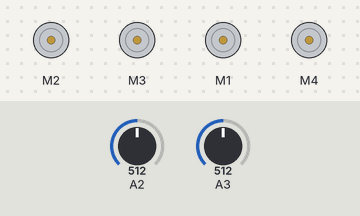
This program was run on a simulated Arduino Uno, built with avr-gcc and run on an emulated ATmega328P. Parts: 4 × DC motor (green arrow = forward, orange = backward, longer = faster). The inputs (shaded band) are chosen by the test bench; at power-on: A2 = 512, A3 = 512.

Above: at 1.2 s.
1.3 s: A2 set to 716
At 1.8 s:
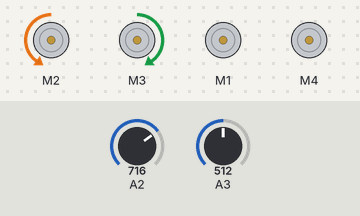
2.8 s: A3 set to 716
At 4.0 s:
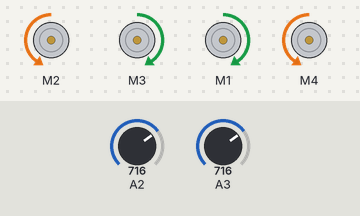
4.3 s: A2 set to 900
At 5.3 s:
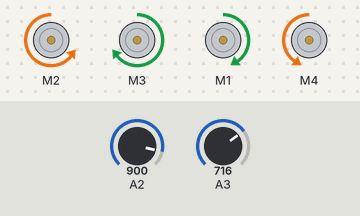
5.8 s: A3 set to 900
At 6.4 s:
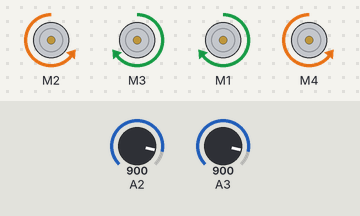
7.3 s: A2 set to 1023
At 7.6 s:
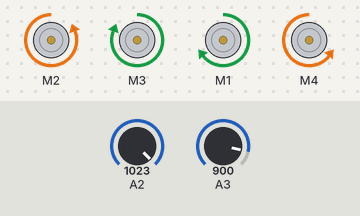
8.8 s: A3 set to 1023
At 9.9 s:
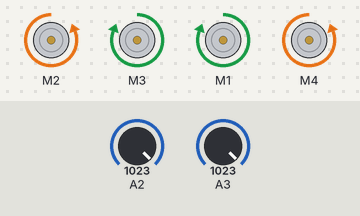
Timing chart, 0 to 11.3 s (numbered marks = the images above; inputs shaded):
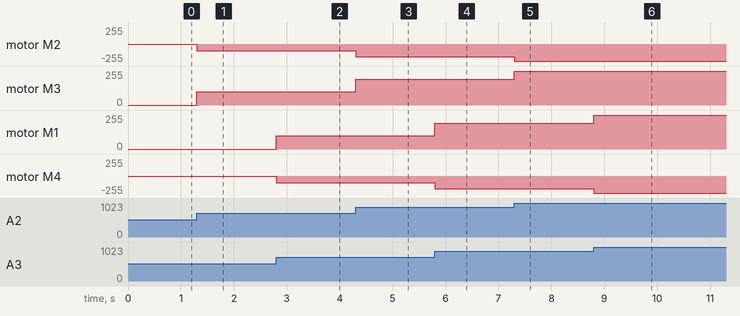

Measured:
- after the input at 1.3 s, motor M2: stopped → backward 101/255 at once; motor M3: stopped → forward 101/255 at once
- after the input at 2.8 s, motor M1: stopped → forward 101/255 at once; motor M4: stopped → backward 101/255 at once
- after the input at 4.3 s, motor M2: backward 101/255 → backward 193/255 at once; motor M3: forward 101/255 → forward 193/255 at once
- after the input at 5.8 s, motor M1: forward 101/255 → forward 193/255 at once; motor M4: backward 101/255 → backward 193/255 at once
- after the input at 7.3 s, motor M2: backward 193/255 → backward 255/255 at once; motor M3: forward 193/255 → forward 255/255 at once
- after the input at 8.8 s, motor M1: forward 193/255 → forward 255/255 at once; motor M4: backward 193/255 → backward 255/255 at once

The program:

main.cpp
```cpp
// (licence header left out)
#include "Arduino.h"
#include "AFMotor.h"

AF_DCMotor motor1(1);
AF_DCMotor motor2(2);
AF_DCMotor motor3(3);
AF_DCMotor motor4(4);

void setup() {

}

void loop() {
  int speed = analogRead(2);
  speed = map(speed, 0, 1023, -255, 255);
  if (speed < 0)
  {
    motor2.run(FORWARD);
    motor2.setSpeed(abs(speed));
    motor3.run(BACKWARD);
    motor3.setSpeed(abs(speed));
  }
  if (speed > 0)
  {
    motor2.run(BACKWARD);
    motor2.setSpeed(speed);
    motor3.run(FORWARD);
    motor3.setSpeed(speed);
  }
  int speed2 = analogRead(3);
  speed2 = map(speed2,  0, 1023, -255, 255);
  if (speed2 < 0)
  {
    motor1.run(BACKWARD);
    motor1.setSpeed(abs(speed2));
    motor4.run(FORWARD);
    motor4.setSpeed(abs(speed2));
  }
  if (speed2 > 0)
  {
    motor1.run(FORWARD);
    motor1.setSpeed(speed2);
    motor4.run(BACKWARD);
    motor4.setSpeed(speed2);
  }

}
```
